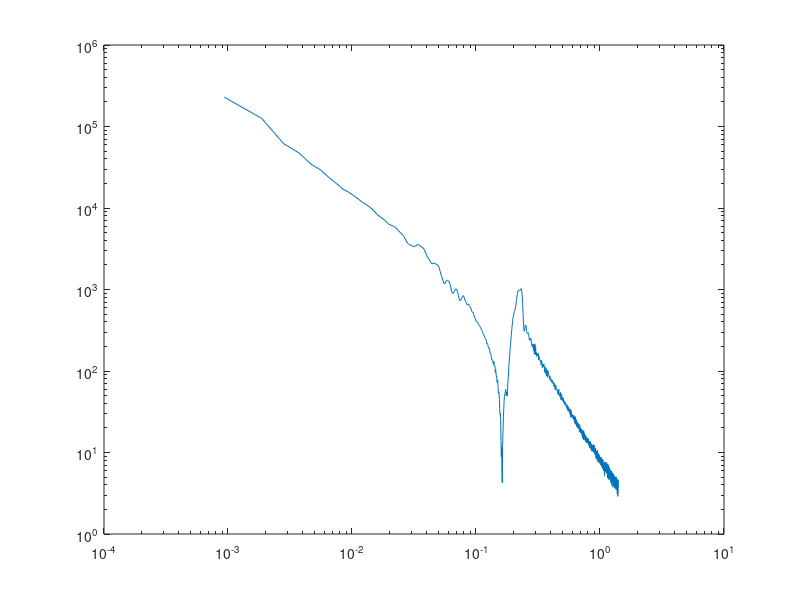

MATLAB code to generate this figure: (Note: this script raises an error after producing the figure.)
%% Least squares estimation in frequency domain (curve fitting)
% - added scaling to condition matrices
% - constrain a pole to 1 exactly
% - running into weighting issues
%   - freq resp goes to inf at w = 0, weighting goes to inf

clear
load("Gspa.mat")
w = linspace(0,pi,length(P))';

m = 1500;
Gspa = P(2:m);
w = w(2:m);
N = length(Gspa);

loglog(w,abs(Gspa))

%% Constrained LS ?!?!
nb = 5;
na = 4;
nd = 0;
ntotal = nb+na;

scale1 = 1e-5;

b = -1;
A = [zeros(1,nb) ones(1,na)];

X = zeros(N,ntotal);
for k = nd:nd+nb-1
    X(:,1+k) = exp(-k*1j*w);
end
for k = 1:na
    X(:,nb+k) = -Gspa*scale1.*exp(-k*1j*w);
end

PHI = [real(X);imag(X)];
Y = [real(Gspa*scale1);imag(Gspa*scale1)];

theta = [PHI'*PHI, A'; A, zeros(size(A,1))] \ [PHI' * Y; b];

theta = [theta(1:nb)/scale1; theta(nb+1:end)];
G = tf(theta(1:nb)',[1 theta(nb+1:ntotal)'],1);

counter = 0;
max_par_diff = 1;

% Plot results

Gfr = reshape(freqresp(G,exp(1j*w)),N,1);

figure(3)
p3 = loglog(w,[abs(Gspa) abs(Gfr)],LineWidth=2);
p3(1).Color = 'r';
p3(2).Color = 'b';
p3(2).LineStyle = ':';
xlabel('frequency (rad/s)')
ylabel('magnitude')
legend('measured','modeled')
set(gca,'FontSize',14)
title('Magnitude of the Frequency Response of the System','FontWeight','Normal','FontSize',18)
subtitle(['nb = ' num2str(nb) ', na = ' num2str(na) ', nd = ' num2str(nd) ', iteration: ' num2str(counter)])

figure(4)
p4 = semilogx(w,[rad2deg(unwrap(angle(Gspa))) rad2deg(unwrap(angle(Gfr)))],LineWidth=2);
p4(1).Color = 'r';
p4(2).Color = 'b';
p4(2).LineStyle = ':';
xlabel('frequency (rad/s)')
ylabel('phase (deg)')
legend('measured','modeled')
set(gca,'FontSize',14)
title('Phase of the Frequency Response the System','FontWeight','Normal','FontSize',18)
subtitle(['nb = ' num2str(nb) ', na = ' num2str(na) ', nd = ' num2str(nd) ', iteration: ' num2str(counter)])

%% Multiple iterations with adjusted weighting

while max_par_diff > 1e-8 && counter < 100
    X = zeros(N,na+1);
    for k = 0:na
        X(:,1+k) = exp(-k*1j*w);
    end

    hpf = freqz([1 -1],1,w);  % curb weighting function
    Weight = hpf.\X*[1;theta(nb+1:ntotal)];

    X = zeros(N,ntotal);
    for k = nd:nd+nb-1
        X(:,1+k) = exp(-k*1j*w);
    end
    for k = 1:na
        X(:,nb+k) = -Gspa*scale1.*exp(-k*1j*w);
    end
    PHI = [real(Weight.\X);imag(Weight.\X)];
    Y = [real(Weight.\Gspa*scale1);imag(Weight.\Gspa*scale1)];
    
    scale2 = 10^round(log10(max(PHI'*PHI,[],'all')));  % dynamic scaling
    b = -1*scale2;
    A = [zeros(1,nb) ones(1,na)*scale2];

    theta_new = [PHI'*PHI, A'; A, zeros(size(A,1))] \ [PHI' * Y; b];
    theta_new = [theta_new(1:nb)/scale1; theta_new(nb+1:end)];
    max_par_diff = max(abs(theta - theta_new));
    theta = theta_new;
    counter = counter + 1;
    disp([num2str(counter) ': max. par. difference = ' num2str(max_par_diff) '.']);
end

G = tf(theta(1:nb)',[1 theta(nb+1:ntotal)'],1);

% Plot results of iteration

Gfr = reshape(freqresp(G,exp(1j*w)),N,1);

figure(5)
p5 = loglog(w,[abs(Gspa) abs(Gfr)],LineWidth=2);
p5(1).Color = 'r';
p5(2).Color = 'b';
p5(2).LineStyle = ':';
xlabel('frequency (rad/s)')
ylabel('magnitude')
legend('measured','modeled')
set(gca,'FontSize',14)
title('Magnitude of the Frequency Response of the System','FontWeight','Normal','FontSize',18)
subtitle(['nb = ' num2str(nb) ', na = ' num2str(na) ', nd = ' num2str(nd) ', iteration: ' num2str(counter)])

figure(6)
p6 = semilogx(w,[rad2deg(unwrap(angle(Gspa))) rad2deg(unwrap(angle(Gfr)))],LineWidth=2);
p6(1).Color = 'r';
p6(2).Color = 'b';
p6(2).LineStyle = ':';
xlabel('frequency (rad/s)')
ylabel('phase (deg)')
legend('measured','modeled')
set(gca,'FontSize',14)
title('Phase of the Frequency Response the System','FontWeight','Normal','FontSize',18)
subtitle(['nb = ' num2str(nb) ', na = ' num2str(na) ', nd = ' num2str(nd) ', iteration: ' num2str(counter)])

zero(G)
pole(G)

num = cell2mat(G.Numerator);
den = cell2mat(G.Denominator);

%%
figure(7)
bode(G)

%%
save(strcat("G2","a",num2str(na),"b",num2str(nb),"d",num2str(nd),"i",num2str(counter),"CLS.mat"),"G")